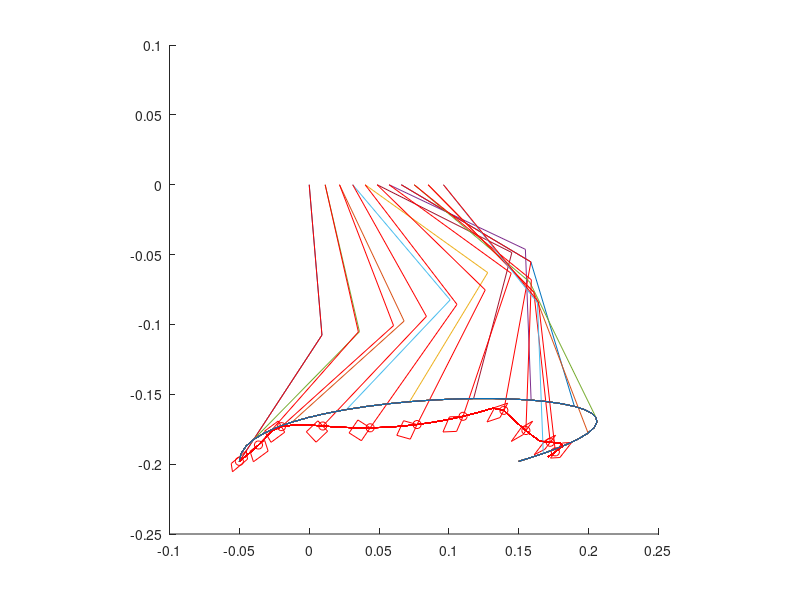

MATLAB code to generate this figure:
clear;
clf;

%parameter
height = 0.198 % (m)
stroke = 0.20 % (m)
motor_velocity = 4.81 % (rad/s) 46rpm
l1 = 0.108 % (m) length of link
l2 = 0.108
ratio = 0.05; % display
P = [0, 0; 0, 0.06; stroke+0.2, 0.06; stroke, 0.0];
period = 0.31 % (s)
cog = 0.3 % (m) center of gravity

%parameter low
%stroke = 0.10 % (m)
%P = [0, 0; 0, 0.06; 0.17, 0.06; stroke, 0.0];

function [t1, t2] = inverse_kinematics(x, y, l1, l2)
  l = sqrt(x^2+y^2);
  t1 = t2 = 0;
  if (l <= (l1+l2))
    t1 = atan2(y,x) + acos((l1^2+l^2-l2^2)/(2*l2*l));
    t2 = pi + acos((l1^2+l2^2-l^2)/(2*l1*l2)) + t1;
  endif
endfunction

function [x, y] = bezier(P, t)
  B =[(1-t)^3, 3*t*(1-t)^2, 3*t^2*(1-t), t^3];
  X = B * P;
  x = X(1);
  y = X(2);
endfunction

function [xd, yd] = bezier_d(P, t)
  Bd =[-3*(1-t)^2, 3*(1-t)^2-6*t*(1-t), 6*t*(1-t)-3*t^2, 3*t^2];
  Xd = Bd * P;
  xd = Xd(1);
  yd = Xd(2);
endfunction

xr = -stroke/4;
yr = -height;
[t1r, t2r] = inverse_kinematics(xr, yr, l1, l2);

i = 0;
dt = 0.01;
g = 9.8;
Tc = sqrt(cog/g)
x0 = -stroke/4;
v0 = stroke/4*(cosh(period/Tc)+1)/(Tc*sinh(period/Tc))

for t = 0.0: dt/period: period/period
  [xt, yt] = bezier(P, t);
  x = xt - stroke/4;
  y = yt - height;

  sup_leg_pos = x0 * cosh(t * period / Tc) + Tc * v0 * sinh(t * period / Tc) - x0;
  [t1, t2] = inverse_kinematics(x - sup_leg_pos, y, l1, l2);
  t1r = t1r + max([min([t1 - t1r, motor_velocity * dt]), -motor_velocity * dt]);
  w1r = -max([min([(t1 - t1r) / dt, motor_velocity]), -motor_velocity])/motor_velocity;
  t2r = t2r + max([min([t2 - t2r, motor_velocity * dt]), -motor_velocity * dt]);
  w2r = -max([min([(t2 - t2r) / dt, motor_velocity]), -motor_velocity])/motor_velocity;
  tor = [w1r-1 w1r-1 w1r+1 w1r+1 w1r-1; w2r-1 w2r+1 w2r+1 w2r-1 w2r-1];

  if (t1 != 0 || t2 != 0)
    i = i + 1;
    x1 = l1 * cos(t1);
    y1 = l1 * sin(t1);
    x2 = l1 * cos(t2) + x1;
    y2 = l1 * sin(t2) + y1;
    arm_x(i,:) = [sup_leg_pos x1 + sup_leg_pos x2 + sup_leg_pos];
    arm_y(i,:) = [0 y1 y2];
    xdp(i) = x2 + sup_leg_pos;
    ydp(i) = y2;
    x1r = l1 * cos(t1r);
    y1r = l1 * sin(t1r);
    x2r = l2 * cos(t2r) + x1r;
    y2r = l2 * sin(t2r) + y1r;
    arm_xr(i,:) = [sup_leg_pos x1r+sup_leg_pos x2r+sup_leg_pos];
    arm_yr(i,:) = [0 y1r y2r];
    xdpr(i) = x2r + sup_leg_pos;
    ydpr(i) = y2r;
    jaco = [-l1*sin(t1) -l2*sin(t2); l1*cos(t1) l2*cos(t2)];
	m = jaco' * tor;
	mx(i,:) = m(1,:) * ratio + x2r + sup_leg_pos;
	my(i,:) = m(2,:) * ratio + y2r;
    px(i) = x2r + sup_leg_pos;
    py(i) = y2r;
  endif
endfor

hold on;
axis([-0.10,0.25,-0.25,0.10],"square");
for n = 1:i
  if (mod(n - 1, 3) == 0)
    plot(arm_x(n,:), arm_y(n,:));
    plot(arm_xr(n,:), arm_yr(n,:), "r");
    plot(mx(n,:), my(n,:), "r");
    plot(px(n), py(n), ".or");
  endif
  plot(xdp, ydp);
  plot(xdpr, ydpr, "r");
end
hold off;

